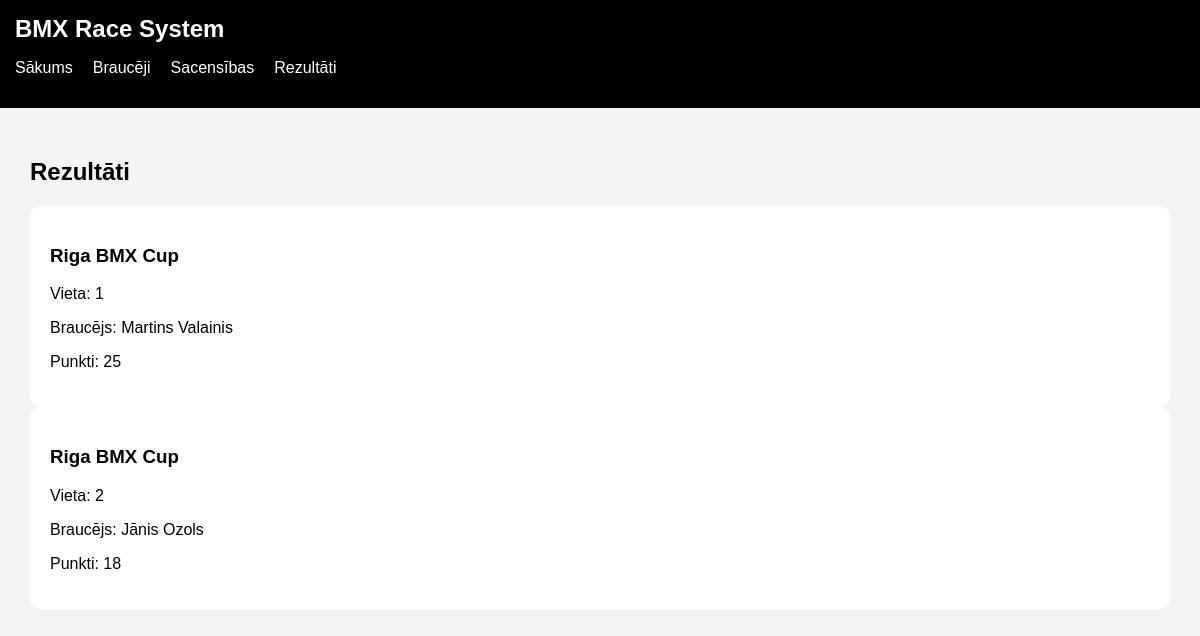
The app's page /results with its own data.
### tables this page shows
CREATE TABLE results (
            id INTEGER PRIMARY KEY AUTOINCREMENT,
            rider_id INTEGER,
            race_id INTEGER,
            place INTEGER NOT NULL,
            points INTEGER NOT NULL,
            FOREIGN KEY (rider_id) REFERENCES riders (id),
            FOREIGN KEY (race_id) REFERENCES races (id)
        );

CREATE TABLE races (
            id INTEGER PRIMARY KEY AUTOINCREMENT,
            title TEXT NOT NULL,
            race_date TEXT NOT NULL,
            location TEXT NOT NULL
        );

CREATE TABLE riders (
            id INTEGER PRIMARY KEY AUTOINCREMENT,
            name TEXT NOT NULL,
            age INTEGER NOT NULL,
            team_id INTEGER,
            FOREIGN KEY (team_id) REFERENCES teams (id)
        );

### app.py (the view)
@app.route("/results")
def results():
    conn = get_db_connection()
    results = conn.execute("""
        SELECT results.place, results.points, riders.name AS rider_name, races.title AS race_title
        FROM results
        JOIN riders ON results.rider_id = riders.id
        JOIN races ON results.race_id = races.id
        ORDER BY results.place
    """).fetchall()
    conn.close()
    return render_template("results.html", results=results)

### app.py (called while the page is built)
def get_db_connection():
    conn = sqlite3.connect("database.db")
    conn.row_factory = sqlite3.Row
    return conn

### templates/results.html
{% extends "base.html" %}
{% block content %}
<h2>Rezultāti</h2>
{% for result in results %}
<div class="card">
    <h3>{{ result.race_title }}</h3>
    <p>Vieta: {{ result.place }}</p>
    <p>Braucējs: {{ result.rider_name }}</p>
    <p>Punkti: {{ result.points }}</p>
</div>
{% endfor %}
{% endblock %}

### static/style.css (style rules this page uses)
body { margin: 0; font-family: Arial, sans-serif; background-color: #f4f4f4; }
.card { background-color: white; padding: 20px; border-radius: 10px; }

### records on screen
results: race_title "Riga BMX Cup", place "1", rider_name "Martins Valainis", points "25"
results: race_title "Riga BMX Cup", place "2", rider_name "Jānis Ozols", points "18"
